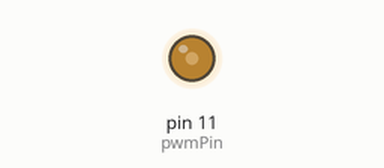
Recording of a sketch running on a simulated Arduino Uno, built with avr-gcc and run on an emulated ATmega328P. Shown: output pins drawn as LEDs (lit = HIGH).

Above: at 0.1 s.
At 30.1 s:
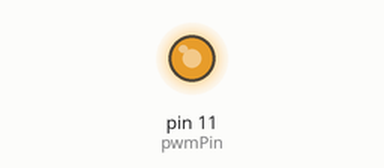
At 59.1 s:
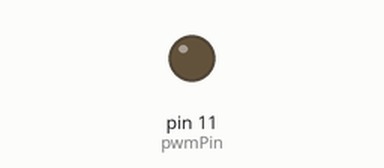
Timing chart, 0 to 60.6 s (numbered marks = the images above):
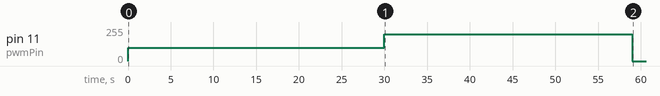

The sketch:

loop_and_chewy.ino
```cpp
int pwmPin = 11;

int stage1 = 30;
int speed1 = 100;

int stage2 = 29;
int speed2 = 200;

void setup() {
  // Serial monitor
  Serial.begin(9600);
  // put your setup code here, to run once:
  pinMode(pwmPin, OUTPUT);
  //digitalWrite(pwmPin, HIGH);
}

void loop() {
  // put your main code here, to run repeatedly
  //Serial.println(millis()/1000);

  if(millis()/1000 < stage1) {
    analogWrite(pwmPin, speed1);
    //Serial.println("stage 1");
  }
  else if(millis()/1000 < (stage1 + stage2)) {
    analogWrite(pwmPin, speed2);
    //Serial.println("stage 2");
  }
  else {
    analogWrite(pwmPin, 0);
    //Serial.println("stage 3");
  }//*/

  delay(1000);
}
```

Measured:
- by itself, pin 11 (pwmPin): 0/255 → 100/255 at 0.00 s, → 200/255 30.0 s later, → 0/255 29.0 s later
